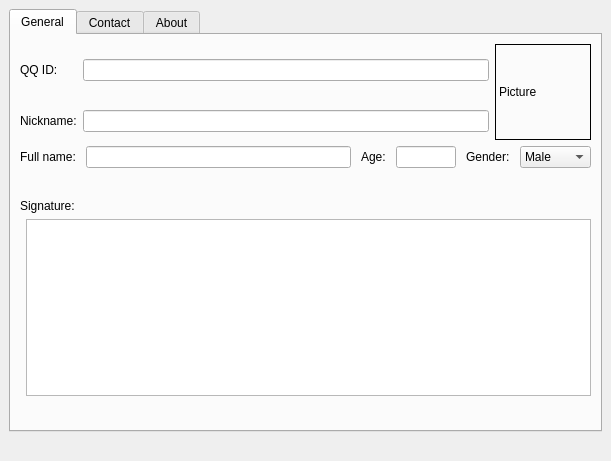
<ui version="4.0" >
 <author>Hui Jin</author>
 <class>QQVCard</class>
 <widget class="QWidget" name="QQVCard" >
  <property name="geometry" >
   <rect>
    <x>0</x>
    <y>0</y>
    <width>611</width>
    <height>461</height>
   </rect>
  </property>
  <property name="minimumSize" >
   <size>
    <width>50</width>
    <height>0</height>
   </size>
  </property>
  <layout class="QVBoxLayout" >
   <property name="spacing" >
    <number>6</number>
   </property>
   <property name="leftMargin" >
    <number>9</number>
   </property>
   <property name="topMargin" >
    <number>9</number>
   </property>
   <property name="rightMargin" >
    <number>9</number>
   </property>
   <property name="bottomMargin" >
    <number>9</number>
   </property>
   <item>
    <widget class="QTabWidget" name="tabWidget" >
     <property name="currentIndex" >
      <number>0</number>
     </property>
     <widget class="QWidget" name="tab" >
      <attribute name="title" >
       <string>General</string>
      </attribute>
      <layout class="QVBoxLayout" >
       <property name="spacing" >
        <number>6</number>
       </property>
       <property name="leftMargin" >
        <number>9</number>
       </property>
       <property name="topMargin" >
        <number>9</number>
       </property>
       <property name="rightMargin" >
        <number>9</number>
       </property>
       <property name="bottomMargin" >
        <number>9</number>
       </property>
       <item>
        <layout class="QGridLayout" >
         <property name="leftMargin" >
          <number>0</number>
         </property>
         <property name="topMargin" >
          <number>0</number>
         </property>
         <property name="rightMargin" >
          <number>0</number>
         </property>
         <property name="bottomMargin" >
          <number>0</number>
         </property>
         <property name="horizontalSpacing" >
          <number>6</number>
         </property>
         <property name="verticalSpacing" >
          <number>6</number>
         </property>
         <item rowspan="2" row="0" column="2" >
          <widget class="QLabel" name="label" >
           <property name="sizePolicy" >
            <sizepolicy vsizetype="Fixed" hsizetype="Fixed" >
             <horstretch>0</horstretch>
             <verstretch>0</verstretch>
            </sizepolicy>
           </property>
           <property name="minimumSize" >
            <size>
             <width>96</width>
             <height>96</height>
            </size>
           </property>
           <property name="maximumSize" >
            <size>
             <width>96</width>
             <height>96</height>
            </size>
           </property>
           <property name="frameShape" >
            <enum>QFrame::Panel</enum>
           </property>
           <property name="text" >
            <string>Picture</string>
           </property>
          </widget>
         </item>
         <item row="0" column="1" >
          <widget class="QLineEdit" name="leQQId" >
           <property name="sizePolicy" >
            <sizepolicy vsizetype="Fixed" hsizetype="Expanding" >
             <horstretch>0</horstretch>
             <verstretch>0</verstretch>
            </sizepolicy>
           </property>
          </widget>
         </item>
         <item row="1" column="0" >
          <widget class="QLabel" name="lblNick" >
           <property name="text" >
            <string>Nickname:</string>
           </property>
          </widget>
         </item>
         <item row="1" column="1" >
          <widget class="QLineEdit" name="leNick" >
           <property name="sizePolicy" >
            <sizepolicy vsizetype="Fixed" hsizetype="Expanding" >
             <horstretch>0</horstretch>
             <verstretch>0</verstretch>
            </sizepolicy>
           </property>
          </widget>
         </item>
         <item row="0" column="0" >
          <widget class="QLabel" name="lblQQId" >
           <property name="text" >
            <string>QQ ID:</string>
           </property>
          </widget>
         </item>
        </layout>
       </item>
       <item>
        <layout class="QHBoxLayout" >
         <property name="spacing" >
          <number>10</number>
         </property>
         <property name="leftMargin" >
          <number>0</number>
         </property>
         <property name="topMargin" >
          <number>0</number>
         </property>
         <property name="rightMargin" >
          <number>0</number>
         </property>
         <property name="bottomMargin" >
          <number>0</number>
         </property>
         <item>
          <widget class="QLabel" name="lblName" >
           <property name="text" >
            <string>Full name:</string>
           </property>
          </widget>
         </item>
         <item>
          <widget class="QLineEdit" name="leName" >
           <property name="sizePolicy" >
            <sizepolicy vsizetype="Fixed" hsizetype="Expanding" >
             <horstretch>0</horstretch>
             <verstretch>0</verstretch>
            </sizepolicy>
           </property>
           <property name="text" >
            <string/>
           </property>
          </widget>
         </item>
         <item>
          <widget class="QLabel" name="lblAge" >
           <property name="text" >
            <string>Age:</string>
           </property>
          </widget>
         </item>
         <item>
          <widget class="QLineEdit" name="leAge" >
           <property name="sizePolicy" >
            <sizepolicy vsizetype="Fixed" hsizetype="Preferred" >
             <horstretch>0</horstretch>
             <verstretch>0</verstretch>
            </sizepolicy>
           </property>
           <property name="maximumSize" >
            <size>
             <width>60</width>
             <height>16777215</height>
            </size>
           </property>
           <property name="text" >
            <string/>
           </property>
          </widget>
         </item>
         <item>
          <widget class="QLabel" name="lblGender" >
           <property name="text" >
            <string>Gender:</string>
           </property>
          </widget>
         </item>
         <item>
          <widget class="QComboBox" name="cbGender" >
           <item>
            <property name="text" >
             <string>Male</string>
            </property>
           </item>
           <item>
            <property name="text" >
             <string>Female</string>
            </property>
           </item>
           <item>
            <property name="text" >
             <string>N/A</string>
            </property>
           </item>
          </widget>
         </item>
        </layout>
       </item>
       <item>
        <spacer>
         <property name="orientation" >
          <enum>Qt::Vertical</enum>
         </property>
         <property name="sizeHint" >
          <size>
           <width>20</width>
           <height>40</height>
          </size>
         </property>
        </spacer>
       </item>
       <item>
        <layout class="QGridLayout" >
         <property name="leftMargin" >
          <number>0</number>
         </property>
         <property name="topMargin" >
          <number>0</number>
         </property>
         <property name="rightMargin" >
          <number>0</number>
         </property>
         <property name="bottomMargin" >
          <number>0</number>
         </property>
         <property name="horizontalSpacing" >
          <number>6</number>
         </property>
         <property name="verticalSpacing" >
          <number>6</number>
         </property>
         <item row="1" column="1" >
          <widget class="QTextEdit" name="teSignature" >
           <property name="minimumSize" >
            <size>
             <width>120</width>
             <height>0</height>
            </size>
           </property>
          </widget>
         </item>
         <item row="0" column="0" colspan="2" >
          <widget class="QLabel" name="lblSignature" >
           <property name="text" >
            <string>Signature:</string>
           </property>
          </widget>
         </item>
        </layout>
       </item>
       <item>
        <spacer>
         <property name="orientation" >
          <enum>Qt::Vertical</enum>
         </property>
         <property name="sizeHint" >
          <size>
           <width>20</width>
           <height>40</height>
          </size>
         </property>
        </spacer>
       </item>
      </layout>
     </widget>
     <widget class="QWidget" name="tab_2" >
      <attribute name="title" >
       <string>Contact</string>
      </attribute>
      <layout class="QVBoxLayout" >
       <property name="spacing" >
        <number>6</number>
       </property>
       <property name="leftMargin" >
        <number>9</number>
       </property>
       <property name="topMargin" >
        <number>9</number>
       </property>
       <property name="rightMargin" >
        <number>9</number>
       </property>
       <property name="bottomMargin" >
        <number>9</number>
       </property>
       <item>
        <widget class="QGroupBox" name="groupBox_2" >
         <property name="title" >
          <string>Home Address</string>
         </property>
         <layout class="QVBoxLayout" >
          <property name="spacing" >
           <number>6</number>
          </property>
          <property name="leftMargin" >
           <number>9</number>
          </property>
          <property name="topMargin" >
           <number>9</number>
          </property>
          <property name="rightMargin" >
           <number>9</number>
          </property>
          <property name="bottomMargin" >
           <number>9</number>
          </property>
          <item>
           <layout class="QGridLayout" >
            <property name="leftMargin" >
             <number>0</number>
            </property>
            <property name="topMargin" >
             <number>0</number>
            </property>
            <property name="rightMargin" >
             <number>0</number>
            </property>
            <property name="bottomMargin" >
             <number>0</number>
            </property>
            <property name="horizontalSpacing" >
             <number>6</number>
            </property>
            <property name="verticalSpacing" >
             <number>6</number>
            </property>
            <item row="1" column="2" >
             <widget class="QLineEdit" name="leCity" />
            </item>
            <item row="0" column="0" >
             <widget class="QLabel" name="lblStreet" >
              <property name="text" >
               <string>Street:</string>
              </property>
             </widget>
            </item>
            <item row="3" column="2" >
             <widget class="QLineEdit" name="leZipcode" />
            </item>
            <item row="3" column="0" colspan="2" >
             <widget class="QLabel" name="lblZip" >
              <property name="text" >
               <string>Zip code:</string>
              </property>
             </widget>
            </item>
            <item row="4" column="0" >
             <widget class="QLabel" name="lblCountry" >
              <property name="text" >
               <string>Country:</string>
              </property>
             </widget>
            </item>
            <item row="2" column="2" >
             <widget class="QLineEdit" name="leState" />
            </item>
            <item row="4" column="2" >
             <widget class="QLineEdit" name="leCountry" />
            </item>
            <item row="2" column="0" >
             <widget class="QLabel" name="lblState" >
              <property name="text" >
               <string>State:</string>
              </property>
             </widget>
            </item>
            <item row="1" column="0" colspan="2" >
             <widget class="QLabel" name="lblCity" >
              <property name="text" >
               <string>City:</string>
              </property>
             </widget>
            </item>
            <item row="0" column="2" >
             <widget class="QLineEdit" name="leStreet" />
            </item>
           </layout>
          </item>
         </layout>
        </widget>
       </item>
       <item>
        <widget class="QGroupBox" name="groupBox" >
         <property name="title" >
          <string>Phone Numbers</string>
         </property>
         <layout class="QVBoxLayout" >
          <property name="spacing" >
           <number>6</number>
          </property>
          <property name="leftMargin" >
           <number>9</number>
          </property>
          <property name="topMargin" >
           <number>9</number>
          </property>
          <property name="rightMargin" >
           <number>9</number>
          </property>
          <property name="bottomMargin" >
           <number>9</number>
          </property>
          <item>
           <layout class="QGridLayout" >
            <property name="leftMargin" >
             <number>0</number>
            </property>
            <property name="topMargin" >
             <number>0</number>
            </property>
            <property name="rightMargin" >
             <number>0</number>
            </property>
            <property name="bottomMargin" >
             <number>0</number>
            </property>
            <property name="horizontalSpacing" >
             <number>6</number>
            </property>
            <property name="verticalSpacing" >
             <number>6</number>
            </property>
            <item row="0" column="0" >
             <widget class="QLabel" name="lblPhoneHome" >
              <property name="text" >
               <string>Home:</string>
              </property>
             </widget>
            </item>
            <item row="1" column="0" >
             <widget class="QLabel" name="lblPhoneCell" >
              <property name="text" >
               <string>Cell:</string>
              </property>
             </widget>
            </item>
            <item row="2" column="0" >
             <widget class="QLabel" name="lblPhoneQQ" >
              <property name="text" >
               <string>QQ:</string>
              </property>
             </widget>
            </item>
            <item row="1" column="1" >
             <widget class="QLineEdit" name="lePhoneCell" />
            </item>
            <item row="0" column="1" >
             <widget class="QLineEdit" name="lePhoneHome" />
            </item>
            <item row="2" column="1" >
             <widget class="QLineEdit" name="lePhoneQQ" />
            </item>
           </layout>
          </item>
         </layout>
        </widget>
       </item>
       <item>
        <spacer>
         <property name="orientation" >
          <enum>Qt::Vertical</enum>
         </property>
         <property name="sizeHint" >
          <size>
           <width>20</width>
           <height>40</height>
          </size>
         </property>
        </spacer>
       </item>
      </layout>
     </widget>
     <widget class="QWidget" name="tab_9" >
      <attribute name="title" >
       <string>About</string>
      </attribute>
      <layout class="QVBoxLayout" >
       <property name="spacing" >
        <number>6</number>
       </property>
       <property name="leftMargin" >
        <number>9</number>
       </property>
       <property name="topMargin" >
        <number>9</number>
       </property>
       <property name="rightMargin" >
        <number>9</number>
       </property>
       <property name="bottomMargin" >
        <number>9</number>
       </property>
       <item>
        <layout class="QGridLayout" >
         <property name="leftMargin" >
          <number>0</number>
         </property>
         <property name="topMargin" >
          <number>0</number>
         </property>
         <property name="rightMargin" >
          <number>0</number>
         </property>
         <property name="bottomMargin" >
          <number>0</number>
         </property>
         <property name="horizontalSpacing" >
          <number>6</number>
         </property>
         <property name="verticalSpacing" >
          <number>6</number>
         </property>
         <item row="0" column="3" >
          <widget class="QComboBox" name="cbZodiac" >
           <item>
            <property name="text" >
             <string>Rat</string>
            </property>
           </item>
           <item>
            <property name="text" >
             <string>Ox</string>
            </property>
           </item>
           <item>
            <property name="text" >
             <string>Tiger</string>
            </property>
           </item>
           <item>
            <property name="text" >
             <string>Rabbit</string>
            </property>
           </item>
           <item>
            <property name="text" >
             <string>Dragon</string>
            </property>
           </item>
           <item>
            <property name="text" >
             <string>Snake</string>
            </property>
           </item>
           <item>
            <property name="text" >
             <string>Horse</string>
            </property>
           </item>
           <item>
            <property name="text" >
             <string>Ram</string>
            </property>
           </item>
           <item>
            <property name="text" >
             <string>Monkey</string>
            </property>
           </item>
           <item>
            <property name="text" >
             <string>Rooster</string>
            </property>
           </item>
           <item>
            <property name="text" >
             <string>Dog</string>
            </property>
           </item>
           <item>
            <property name="text" >
             <string>Pig</string>
            </property>
           </item>
           <item>
            <property name="text" >
             <string/>
            </property>
           </item>
          </widget>
         </item>
         <item row="3" column="0" >
          <widget class="QLabel" name="lblHomepage" >
           <property name="text" >
            <string>Homepage:</string>
           </property>
          </widget>
         </item>
         <item row="0" column="0" >
          <widget class="QLabel" name="lblOccupation" >
           <property name="text" >
            <string>Occupation:</string>
           </property>
          </widget>
         </item>
         <item row="1" column="0" >
          <widget class="QLabel" name="label_2" >
           <property name="text" >
            <string>Graduate:</string>
           </property>
          </widget>
         </item>
         <item row="0" column="2" >
          <widget class="QLabel" name="lblZodiac" >
           <property name="text" >
            <string>Zodiac:</string>
           </property>
          </widget>
         </item>
         <item row="1" column="1" >
          <widget class="QLineEdit" name="leGraduate" >
           <property name="sizePolicy" >
            <sizepolicy vsizetype="Fixed" hsizetype="Expanding" >
             <horstretch>0</horstretch>
             <verstretch>0</verstretch>
            </sizepolicy>
           </property>
           <property name="text" >
            <string/>
           </property>
          </widget>
         </item>
         <item row="2" column="0" >
          <widget class="QLabel" name="lblEmail" >
           <property name="text" >
            <string>Email:</string>
           </property>
          </widget>
         </item>
         <item row="1" column="3" >
          <widget class="QComboBox" name="cbHoroscope" >
           <item>
            <property name="text" >
             <string>Aries</string>
            </property>
           </item>
           <item>
            <property name="text" >
             <string>Taurus</string>
            </property>
           </item>
           <item>
            <property name="text" >
             <string>Gemini</string>
            </property>
           </item>
           <item>
            <property name="text" >
             <string>Cancer</string>
            </property>
           </item>
           <item>
            <property name="text" >
             <string>Leo</string>
            </property>
           </item>
           <item>
            <property name="text" >
             <string>Virgo</string>
            </property>
           </item>
           <item>
            <property name="text" >
             <string>Libra</string>
            </property>
           </item>
           <item>
            <property name="text" >
             <string>Scorpio</string>
            </property>
           </item>
           <item>
            <property name="text" >
             <string>Sagittarius</string>
            </property>
           </item>
           <item>
            <property name="text" >
             <string>Capricorn</string>
            </property>
           </item>
           <item>
            <property name="text" >
             <string>Aquarius</string>
            </property>
           </item>
           <item>
            <property name="text" >
             <string>Pisces</string>
            </property>
           </item>
          </widget>
         </item>
         <item row="1" column="2" >
          <widget class="QLabel" name="lblHoroscope" >
           <property name="text" >
            <string>Horoscope:</string>
           </property>
          </widget>
         </item>
         <item row="0" column="1" >
          <widget class="QLineEdit" name="leOccupation" >
           <property name="sizePolicy" >
            <sizepolicy vsizetype="Fixed" hsizetype="Expanding" >
             <horstretch>0</horstretch>
             <verstretch>0</verstretch>
            </sizepolicy>
           </property>
           <property name="text" >
            <string/>
           </property>
          </widget>
         </item>
         <item row="3" column="1" colspan="3" >
          <widget class="QLineEdit" name="leHomepage" >
           <property name="sizePolicy" >
            <sizepolicy vsizetype="Fixed" hsizetype="Expanding" >
             <horstretch>0</horstretch>
             <verstretch>0</verstretch>
            </sizepolicy>
           </property>
           <property name="text" >
            <string/>
           </property>
          </widget>
         </item>
         <item row="2" column="1" colspan="3" >
          <widget class="QLineEdit" name="leEmail" >
           <property name="sizePolicy" >
            <sizepolicy vsizetype="Fixed" hsizetype="Expanding" >
             <horstretch>0</horstretch>
             <verstretch>0</verstretch>
            </sizepolicy>
           </property>
           <property name="text" >
            <string/>
           </property>
          </widget>
         </item>
        </layout>
       </item>
       <item>
        <spacer>
         <property name="orientation" >
          <enum>Qt::Vertical</enum>
         </property>
         <property name="sizeHint" >
          <size>
           <width>20</width>
           <height>40</height>
          </size>
         </property>
        </spacer>
       </item>
       <item>
        <layout class="QGridLayout" >
         <property name="leftMargin" >
          <number>0</number>
         </property>
         <property name="topMargin" >
          <number>0</number>
         </property>
         <property name="rightMargin" >
          <number>0</number>
         </property>
         <property name="bottomMargin" >
          <number>0</number>
         </property>
         <property name="horizontalSpacing" >
          <number>6</number>
         </property>
         <property name="verticalSpacing" >
          <number>6</number>
         </property>
         <item row="1" column="1" >
          <widget class="QTextEdit" name="teIntroduction" />
         </item>
         <item row="0" column="0" colspan="2" >
          <widget class="QLabel" name="lblIntroduction" >
           <property name="text" >
            <string>Introduction:</string>
           </property>
          </widget>
         </item>
        </layout>
       </item>
       <item>
        <spacer>
         <property name="orientation" >
          <enum>Qt::Vertical</enum>
         </property>
         <property name="sizeHint" >
          <size>
           <width>20</width>
           <height>40</height>
          </size>
         </property>
        </spacer>
       </item>
      </layout>
     </widget>
    </widget>
   </item>
   <item>
    <widget class="QLabel" name="lblStatus" >
     <property name="text" >
      <string/>
     </property>
    </widget>
   </item>
  </layout>
 </widget>
 <tabstops>
  <tabstop>tabWidget</tabstop>
  <tabstop>leQQId</tabstop>
  <tabstop>leNick</tabstop>
  <tabstop>leName</tabstop>
  <tabstop>leAge</tabstop>
  <tabstop>cbGender</tabstop>
  <tabstop>teSignature</tabstop>
  <tabstop>leStreet</tabstop>
  <tabstop>leCity</tabstop>
  <tabstop>leState</tabstop>
  <tabstop>leZipcode</tabstop>
  <tabstop>leCountry</tabstop>
  <tabstop>lePhoneHome</tabstop>
  <tabstop>lePhoneCell</tabstop>
  <tabstop>lePhoneQQ</tabstop>
  <tabstop>leOccupation</tabstop>
  <tabstop>cbZodiac</tabstop>
  <tabstop>leGraduate</tabstop>
  <tabstop>cbHoroscope</tabstop>
  <tabstop>leEmail</tabstop>
  <tabstop>leHomepage</tabstop>
  <tabstop>teIntroduction</tabstop>
 </tabstops>
 <resources/>
 <connections/>
</ui>
